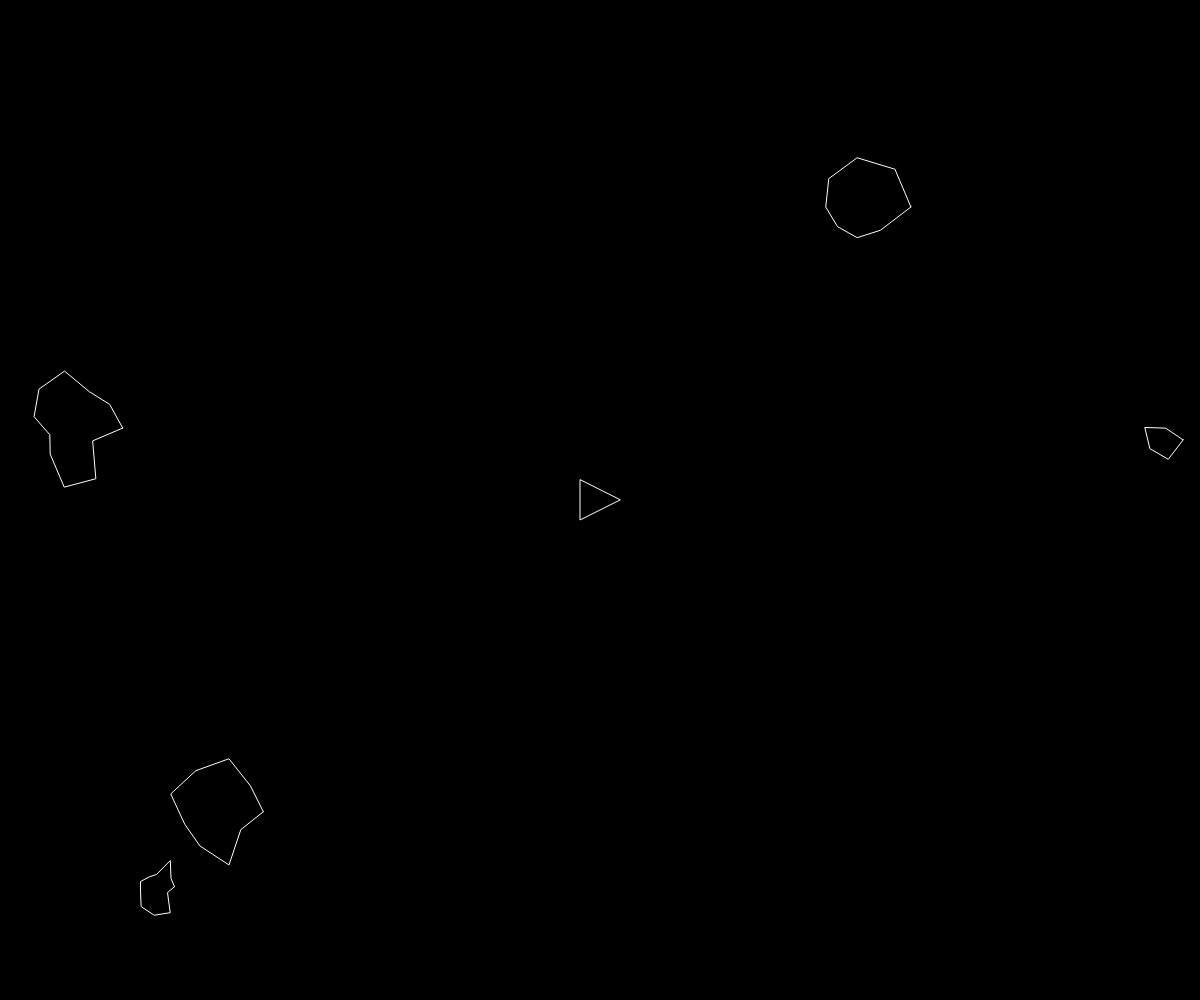
Frame 1 (no input)
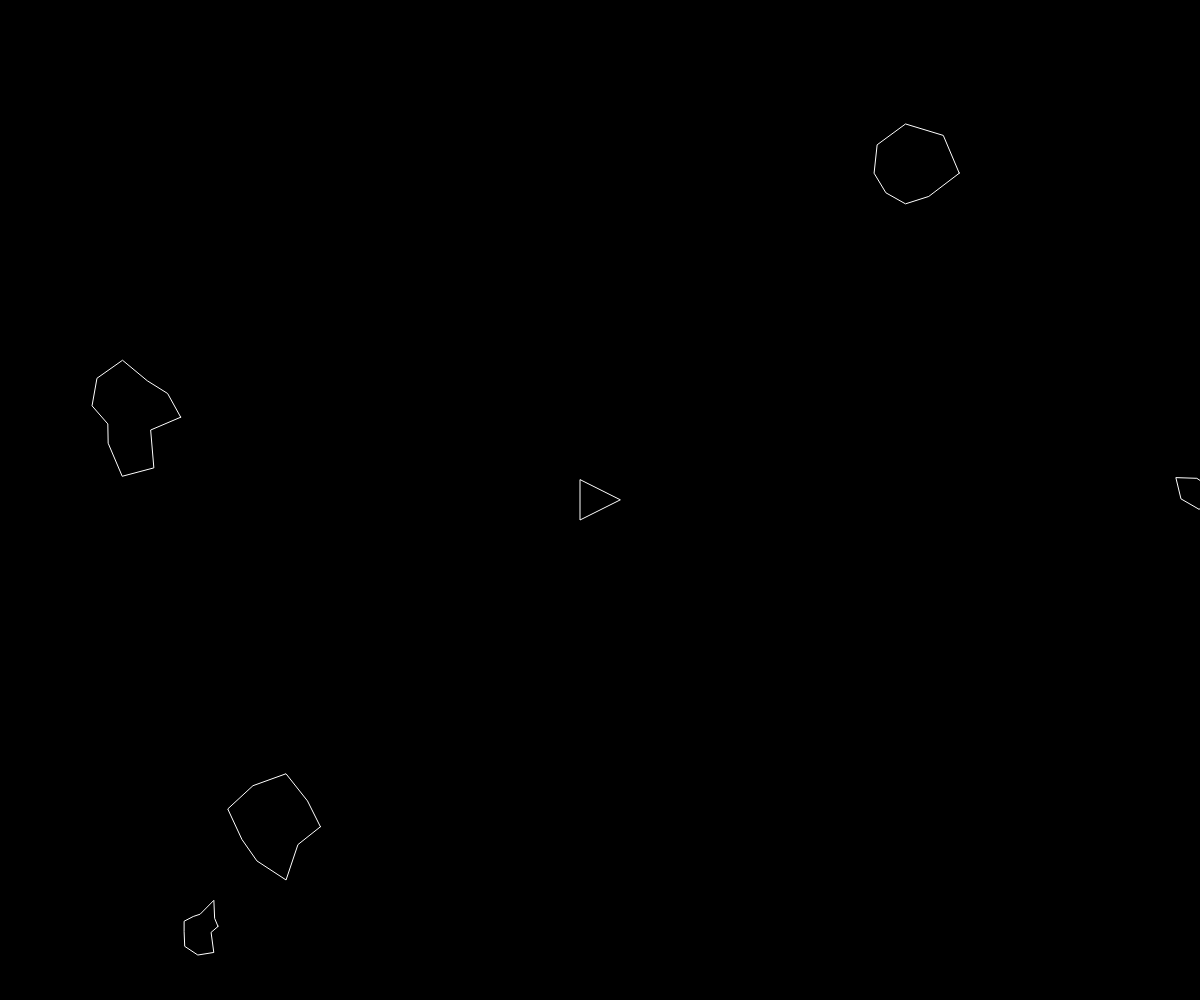
Frame 60 (no input)
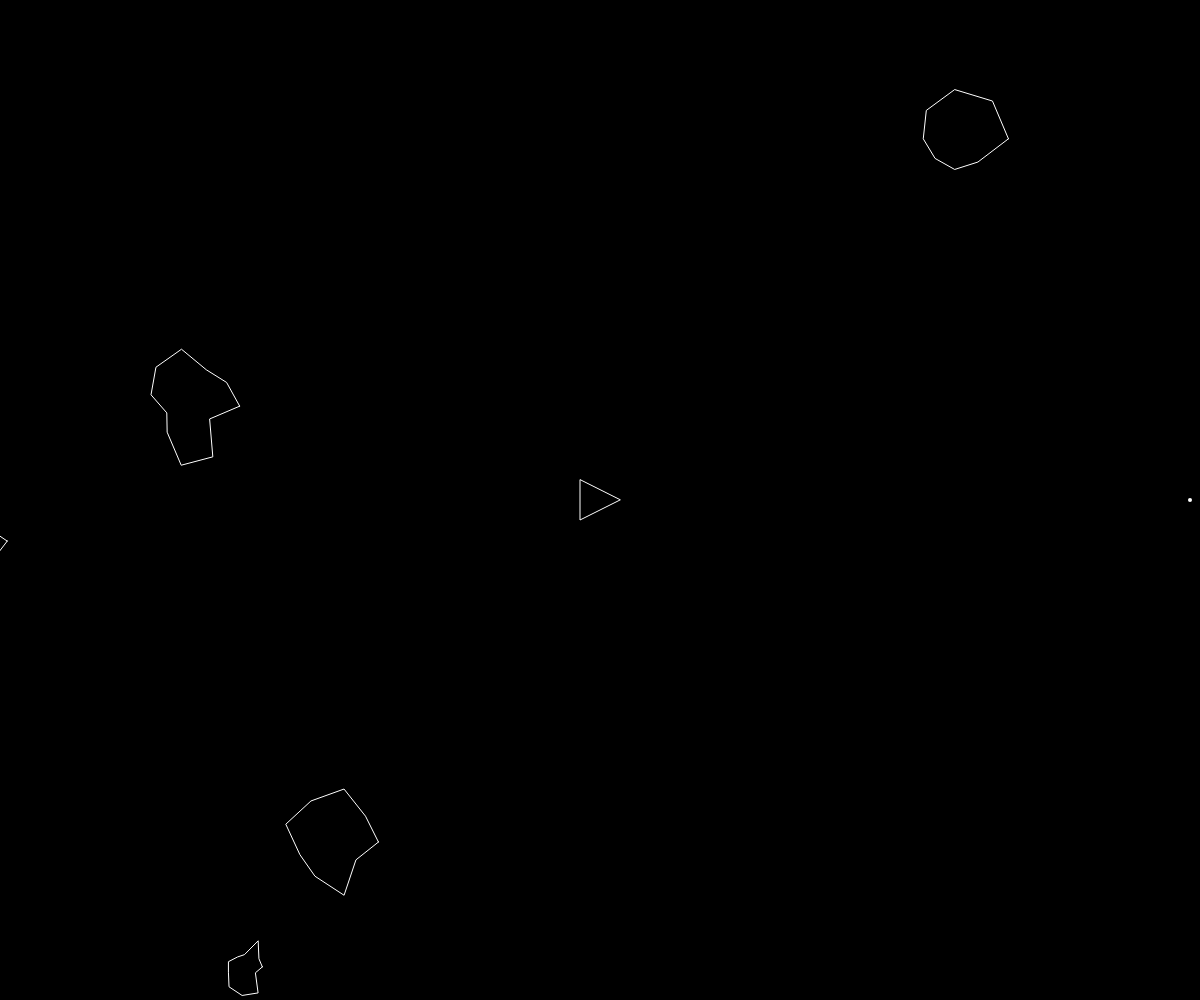
Frame 120 (the mouse pressed at the canvas centre since frame 60)

The p5.js sketch that drew these frames (run headless with seeded random() and noise() and a simulated clock; from frame 60 on, the mouse is pressed at the canvas centre):

// p5.js sketch
// ── sketch.js
var ship;
var asteroids = [];
var lasers = [];

function setup() {
    createCanvas(windowWidth, windowHeight); //laver vinduet
    ship = new Ship();
    for (var i = 0; i < 5; i++){
        asteroids.push(new Asteroid());
    }
}

function draw() {
    background(0);//baggrunds farven


    for (var i = 0; i < asteroids.length; i++) {
        asteroids[i].render();
        asteroids[i].update();
        asteroids[i].edges();
    }

    for (var i = lasers.length - 1; i >= 0; i--) {
        lasers[i].render();
        lasers[i].update();
        if (lasers[i].offscreen()) {
            lasers.splice(i, 1);
        } else {
            for (var j = asteroids.length - 1; j >= 0; j--){
                if (lasers[i].hits(asteroids[j])) {
                    if (asteroids[j].r > 10) {
                        var newAsteroids = asteroids[j].breakup();
                        asteroids = asteroids.concat(newAsteroids);
                    }
                    asteroids.splice(j, 1);
                    lasers.splice(i, 1);
                    break;

                }
            }
        }

    }
    


    ship.render();//tegner trekanten / skibet
    ship.turn();// får skibet til at dreje i programmet
    ship.update();// får skibet til at køre fremad
    ship.edges();// får skibet til at komme frem på den ene side hvis man køre ud over den anden side
}
// ── asteroid.js
function Asteroid(pos, r) {
  if (pos) {
    this.pos = pos.copy();
  } else {
    this.pos = createVector(random(width), random(height))
  }
  if (r) {
    this.r = r * 0.5;
  } else {
    this.r = random(15, 50);
  }

  this.vel = p5.Vector.random2D();
  this.total = floor(random(5, 15))//gør at der er en forsklig mængder af kanter på hver meteor
  this.offset = [];
  for (var i = 0; i < this.total; i++) {
    this.offset[i] = random(-this.r * 0.5, this.r * 0.5);//hvor meget siderne er offset
  }

  this.update = function () {
    this.pos.add(this.vel);
  }

  this.render = function () {
    push();//gør så disse indstilingerer alene og ikke det samme som skibets
    stroke(255);//giver farve
    noFill();//går så den ikke fyldes med farve
    translate(this.pos.x, this.pos.y);
    beginShape();
    for (var i = 0; i < this.total; i++) {
      var angle = map(i, 0, this.total, 0, TWO_PI);//gør at cirklen bliver labet af prikker der er melle m0 og 360 grader
      var r = this.r + this.offset[i];
      var x = r * cos(angle);
      var y = r * sin(angle);
      vertex(x, y);
    }
    endShape(CLOSE);

    pop();
  }

  this.breakup = function () {
    var newA = [];
    newA[0] = new Asteroid(this.pos, this.r);
    newA[1] = new Asteroid(this.pos, this.r);
    return newA;
  }

  this.edges = function () {
    if (this.pos.x > width + this.r) { // sørger for at asteroiderne kommer frem på venstre side, hvis man køre ud over højre side
      this.pos.x = -this.r;
    } else if (this.pos.x < -this.r) { // sørger for at asteroiderne kommer frem på højre side, hvis man køre ud over venstre side
      this.pos.x = width + this.r;
    }

    if (this.pos.y > height + this.r) { // sørger for at asteroiderne kommer frem i toppen, hvis man køre ud i bunden
      this.pos.y = -this.r;
    } else if (this.pos.y < -this.r) { // sørger for at asteroiderne kommer frem i bunden, hvis man køre ud i toppen
      this.pos.y = height + this.r;
    }

  }

}
// ── laser.js
function Laser(spos, angle){
    this.pos = createVector(spos.x, spos.y);
    this.vel = p5.Vector.fromAngle(angle);// får skudene til at bevæge sig fremad
    this.vel.mult(10); // får skudene til at flyve hurtiger

    this.update = function(){
        this.pos.add(this.vel);
    }
    
    this.render = function(){
        push();
        stroke(255);
        strokeWeight(4);
        point(this.pos.x, this.pos.y);
        pop();
    }

    this.hits = function(asteroid){
     var d = dist(this.pos.x, this.pos.y, asteroid.pos.x, asteroid.pos.y);  
     if (d < asteroid.r){
         return true;
     }  else{
         return false;
     }
    }

    this.offscreen = function(){
        if (this.pos.x > width || this.pos.x < 0) {
            return true;
        }
        if (this.pos.y > height || this.pos.y < 0) {
            return true;
        }
        return false;
    }


}
// ── ship.js
function keyReleased(){
    ship.setRotation(0);
    ship.boosting(false);//når man slipper tasten stopper skibet med at booste
}

function mousePressed() {
    lasers.push(new Laser(ship.pos, ship.heading));// gør at man kan bruge musenb til at skyde
}

function keyPressed(){
    if (keyCode == RIGHT_ARROW || keyCode == 68){
        ship.setRotation(0.1);//skibet drejer til højre når der trykkes på højre piletast
    }   else if (keyCode == LEFT_ARROW || keyCode == 65){
        ship.setRotation(-0.1);//skibet drejer til venstre når der trykkes på venstre piletast
    }   else if (keyCode == UP_ARROW || keyCode == 87){
        ship.boosting(true);//skibet flyver frem ad når man trykker på pil op
    }   else if (keyCode == 32){
        ship.superboost(true);
    }
}

function Ship(){
    this.pos = createVector(width/2, height/2); //startposition for ship
    this.r = 20;//basen værdien for trekantens kordinater/størrelse
    this.heading = 0;//start værdien for skibets retning
    this.rotation = 0;
    this.vel = createVector(0,0);//afgøre farten når der ikke bliver trykket på pil op
    this.isBoosting = false;

    this.isSuperBoosting = false;

    this.superboosting = function(b){
        this.isSuperBoosting = b;
    }

    this.boosting = function(b){
        this.isBoosting = b;
    }
        
    

    this.update = function(){ //gør sådan at man kan holde pil op inde
        if (this.isBoosting){
            this.boost();
        }
        this.pos.add(this.vel);//giver skibet bevægelse
        this.vel.mult(0.99)//gør så skibet taber fart når man stopper
    }

    this.boost = function(){
        var force = p5.Vector.fromAngle(this.heading);//laver en vector hvor farten kan kobles på
        force.mult(0.1);//sænker skibets fart med 90%
        this.vel.add(force);//tilføjer velocity til skibet
    }
    
    this.superboost = function(){
        var force = p5.Vector.fromAngle(this.heading);
        force.mult(10);
        this.vel.add(force);
    }

    this.hits = function(asteroids) {
        var d = dist(this.pos.x, this.pos.y, asteroid.pos.x, asteroid.pos.y);
        if (d < this.r + asteroid.r) {
            return true;
        } else {
            return false;
        }
    }

    this.render = function(){
        push();
        translate(this.pos.x,this.pos.y); //den kører værdierne efter x og y i stedet for at det bar er værdier
        rotate(this.heading + PI / 2);
        fill(0); //fylder trekanten med sort farve, så man ikke kan se skudenen der bliver skudt fra centrum
        stroke(255); //giver trekanten en hvid kant
        triangle(-this.r, this.r, this.r, this.r, 0, -this.r); //trekantens kordinater
        pop();
    }

    this.edges = function(){
        if (this.pos.x > width + this.r){ // sørger for at skibet kommer frem på venstre side, hvis man køre ud over højre side
            this.pos.x = -this.r;
        }else if (this.pos.x < -this.r){ // sørger for at skibet kommer frem på højre side, hvis man køre ud over venstre side
            this.pos.x = width + this.r;
        }

        if (this.pos.y > height + this.r){ // sørger for at skibet kommer frem i toppen, hvis man køre ud i bunden
            this.pos.y = -this.r;
        }else if (this.pos.y < -this.r){ // sørger for at skibe kommer frem i bunden, hvis man køre ud i toppen
            this.pos.y = height + this.r;
        }

    }

    this.setRotation = function(a){
        this.rotation = a; //gør så den bliver evd med at dreje indtil man slipper tasten
    }

    this.turn = function(){
        this.heading += this.rotation; // sørge for at skibet drejer
        
    }    
}
